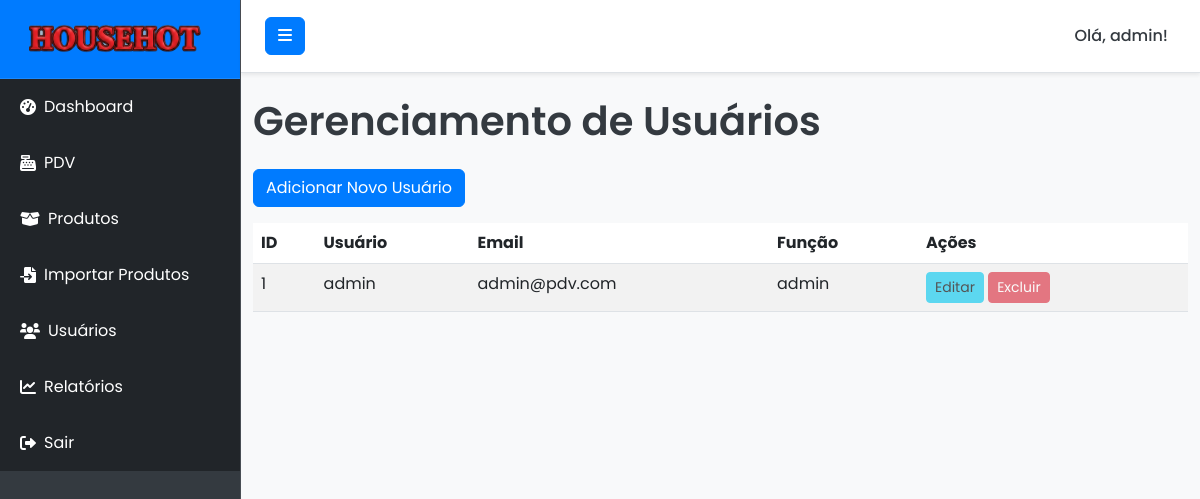
Page /users (signed in) on the earlier database version.
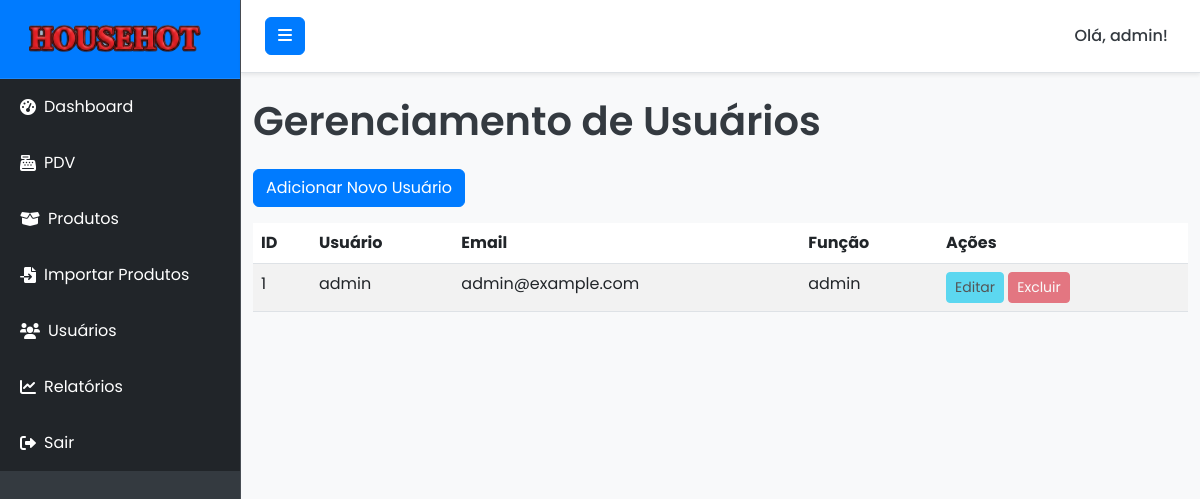
Same page on the later database version.
### models.py (models this page shows, shortened)
class User(db.Model, UserMixin):
    id = db.Column(db.Integer, primary_key=True)
    username = db.Column(db.String(64), unique=True, nullable=False)
    email = db.Column(db.String(120), unique=True, nullable=False)
    password_hash = db.Column(db.String(128))
    role = db.Column(db.String(20), default='user') # 'admin' ou 'user'
    sales = db.relationship('Sale', backref='user', lazy=True) # Relacionamento com vendas
    def is_admin(self):
        return self.role == 'admin'

### routes.py (the view)
@main_bp.route('/users')
@admin_required
def users():
    from models import User
    users = User.query.all()
    return render_template('users.html', users=users)

### app.py (called while the page is built)
def create_app():
    app = Flask(__name__, instance_relative_config=True)
    app.config.from_object('config.Config')
    try:
        app.config.from_pyfile('config.py')
    except FileNotFoundError:
        pass
    db.init_app(app)
    login_manager.init_app(app)
    migrate.init_app(app, db) # Inicializa Flask-Migrate com o app e o db
    login_manager.login_view = 'main.login'
    login_manager.login_message_category = 'info'
    login_manager.login_message = 'Por favor, faça login para acessar esta página.'
    @login_manager.user_loader
    def load_user(user_id):
        return User.query.get(int(user_id))
    app.register_blueprint(main_bp)
    return app

### routes.py (called while the page is built)
def admin_required(f):
    @wraps(f)
    @login_required
    def decorated_function(*args, **kwargs):
        from models import User
        if not current_user.is_admin():
            flash('Você não tem permissão para acessar esta página.', 'danger')
            return redirect(url_for('main.dashboard'))
        return f(*args, **kwargs)
    return decorated_function

### templates/users.html (shortened to what this page needs)
    {% extends "base.html" %}
    {% block content %}
    <h1 class="mb-4">Gerenciamento de Usuários</h1>
    <a href="{{ url_for('main.add_user') }}" class="btn btn-primary mb-3">Adicionar Novo Usuário</a>
    <table class="table table-striped table-hover">
        <thead>
            <tr>
                <th>ID</th>
                <th>Usuário</th>
                <th>Email</th>
                <th>Função</th>
                <th>Ações</th>
            </tr>
        </thead>
        <tbody>
            {% for user in users %}
            <tr>
                <td>{{ user.id }}</td>
                <td>{{ user.username }}</td>
                <td>{{ user.email }}</td>
                <td>{{ user.role }}</td>
                <td>
                    <a href="#" class="btn btn-sm btn-info disabled">Editar</a>
                    <button class="btn btn-sm btn-danger disabled">Excluir</button>
                </td>
            </tr>
            {% else %}
            <tr>
                <td colspan="5" class="text-center">Nenhum usuário cadastrado.</td>
            </tr>
            {% endfor %}
        </tbody>
    </table>
    {% endblock %}

### templates/base.html (shortened to what this page needs)
<!DOCTYPE html>
<html lang="pt-br">
<head>
    <link href="https://cdn.jsdelivr.net/npm/bootstrap@5.3.0/dist/css/bootstrap.min.css" rel="stylesheet">
    <link rel="stylesheet" href="https://cdnjs.cloudflare.com/ajax/libs/font-awesome/6.0.0-beta3/css/all.min.css">
    <link rel="stylesheet" href="{{ url_for('static', filename='css/style.css') }}">
</head>
<body>
    <div class="d-flex" id="wrapper">
        <div class="bg-dark border-right" id="sidebar-wrapper">
            <div class="sidebar-heading text-white text-center py-4 fs-4 fw-bold">
                <img src="{{ url_for('static', filename='img/logo.png') }}" alt="Logo" class="me-2" style="height: 30px;">
            </div>
            <div class="list-group list-group-flush">
                <a href="{{ url_for('main.dashboard') }}" class="list-group-item list-group-item-action bg-dark text-white">
                    <i class="fas fa-tachometer-alt me-2"></i> Dashboard
                </a>
                <a href="{{ url_for('main.pdv') }}" class="list-group-item list-group-item-action bg-dark text-white">
                    <i class="fas fa-cash-register me-2"></i> PDV
                </a>
                {% if current_user.is_authenticated and current_user.is_admin() %}
                <a href="{{ url_for('main.products') }}" class="list-group-item list-group-item-action bg-dark text-white">
                    <i class="fas fa-box-open me-2"></i> Produtos
                </a>
                <a href="{{ url_for('main.import_products') }}" class="list-group-item list-group-item-action bg-dark text-white">
                    <i class="fas fa-file-import me-2"></i> Importar Produtos
                </a>
                <a href="{{ url_for('main.users') }}" class="list-group-item list-group-item-action bg-dark text-white">
                    <i class="fas fa-users me-2"></i> Usuários
                </a>
                <a href="{{ url_for('main.reports') }}" class="list-group-item list-group-item-action bg-dark text-white">
                    <i class="fas fa-chart-line me-2"></i> Relatórios
                </a>
                {% endif %}
                <a href="{{ url_for('main.logout') }}" class="list-group-item list-group-item-action bg-dark text-white">
                    <i class="fas fa-sign-out-alt me-2"></i> Sair
                </a>
            </div>
        </div>
        <div id="page-content-wrapper">
            <nav class="navbar navbar-expand-lg navbar-light bg-light border-bottom">
                <button class="btn btn-primary" id="menu-toggle">
                    <i class="fas fa-bars"></i>
                </button>
                <div class="collapse navbar-collapse" id="navbarSupportedContent">
                    <ul class="navbar-nav ms-auto mt-2 mt-lg-0">
                        <li class="nav-item active">
                            <a class="nav-link" href="#">Olá, {{ current_user.username }}!</a>
                        </li>
                    </ul>
                </div>
            </nav>
            <div class="container-fluid py-4">
                {% block content %}{% endblock %}
            </div>
        </div>
    </div>
</body>
</html>

Differences in the rows shown:
changed User "admin": email "admin@pdv.com" → "admin@example.com"
